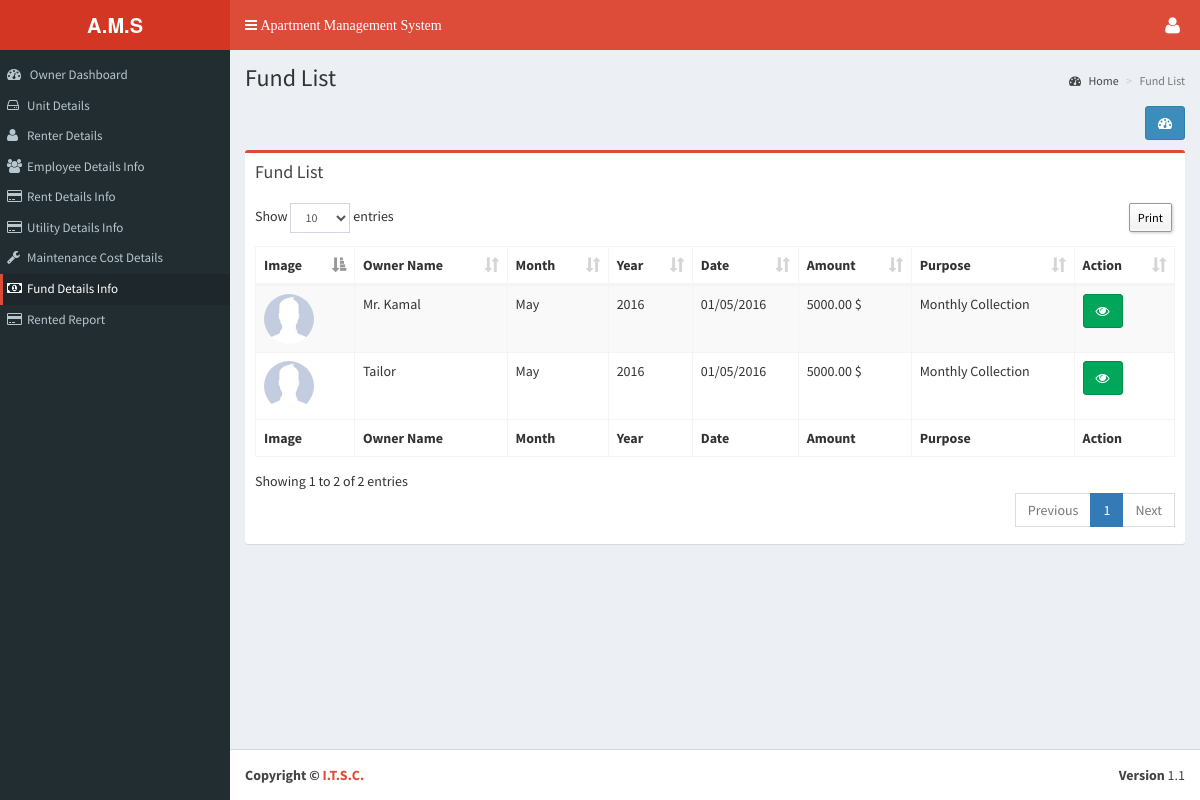
The page /o_dashboard/fund_list.php (signed in) on the database its author committed.
### tables this page shows
CREATE TABLE `tbl_add_fund` (
  `fund_id` int(11) NOT NULL,
  `owner_id` int(11) NOT NULL,
  `month_id` int(11) NOT NULL,
  `xyear` varchar(200) NOT NULL,
  `f_date` varchar(200) NOT NULL,
  `total_amount` decimal(15,2) NOT NULL DEFAULT '0.00',
  `purpose` varchar(400) NOT NULL,
  `branch_id` int(11) NOT NULL,
  `added_date` timestamp NOT NULL DEFAULT CURRENT_TIMESTAMP
);

CREATE TABLE `tbl_add_owner` (
  `ownid` int(11) NOT NULL,
  `o_name` varchar(200) NOT NULL,
  `o_email` varchar(200) NOT NULL,
  `o_contact` varchar(200) NOT NULL,
  `o_pre_address` varchar(500) NOT NULL,
  `o_per_address` varchar(500) NOT NULL,
  `o_nid` varchar(200) NOT NULL,
  `o_password` varchar(200) NOT NULL,
  `image` varchar(200) NOT NULL,
  `branch_id` int(11) NOT NULL,
  `created_date` timestamp NOT NULL DEFAULT CURRENT_TIMESTAMP
);

CREATE TABLE `tbl_add_month_setup` (
  `m_id` int(11) NOT NULL,
  `month_name` varchar(200) NOT NULL,
  `added_date` timestamp NOT NULL DEFAULT CURRENT_TIMESTAMP
);

CREATE TABLE `tbl_add_year_setup` (
  `y_id` int(11) NOT NULL,
  `xyear` varchar(200) NOT NULL,
  `added_date` timestamp NOT NULL DEFAULT CURRENT_TIMESTAMP
);

### language/English/lang_left_menu.php (called while the page is built, shortened)
<?php
$_data['menu_dashboard'] 					= "Dashboard";
$_data['menu_floor'] 						= "Floor Information";
$_data['menu_floor_list'] 					= "Floor List";
$_data['menu_floor_add'] 					= "Add Floor";
$_data['menu_unit_information'] 			= "Unit Information";
$_data['menu_unit_list'] 					= "Unit List";
$_data['menu_add_unit'] 					= "Add Unit";
$_data['menu_owner_information'] 			= "Owner Information";
$_data['menu_owner_list'] 					= "Owner List";
$_data['menu_add_owner'] 					= "Add Owner";
$_data['menu_renter_information'] 			= "Renter Information";
$_data['menu_renter_list'] 					= "Renter List";
$_data['menu_add_renter'] 					= "Add Renter";
$_data['menu_employee_information'] 		= "Employee Information";
$_data['menu_employee_list'] 				= "Employee List";
$_data['menu_add_employee'] 				= "Add Employee";
$_data['menu_rent_collection'] 				= "Rent Collection";
$_data['menu_rent_list'] 					= "Rent List";
$_data['menu_add_rent'] 					= "Add Rent";
$_data['menu_owner_utility'] 				= "Owner Utility";
$_data['menu_owner_utility_list'] 			= "Owner Utility List";
$_data['menu_add_owner_utility'] 			= "Add Owner Utility";
$_data['menu_maintenance_cost'] 			= "Maintenance Cost";
$_data['menu_maintenance_cost_list'] 		= "Maintenance Cost List";
$_data['menu_add_maintenance_cost'] 		= "Add Maintenance Cost";
$_data['menu_management_committee'] 		= "Management Committee";
$_data['menu_member_list'] 					= "Member List";
$_data['menu_add_member'] 					= "Add Member";
$_data['menu_fund'] 						= "Fund";
$_data['menu_fund_list'] 					= "Fund List";
$_data['menu_add_fund'] 					= "Add Fund";
$_data['menu_bill'] 						= "Bill";
$_data['menu_bill_list'] 					= "Bill List";
$_data['menu_add_bill'] 					= "Add Bill";
$_data['menu_building_info'] 				= "Building Info";
$_data['menu_complain'] 					= "Complain";
$_data['menu_complain_list'] 				= "Complain List";
$_data['menu_add_complain'] 				= "Add Complain";
$_data['menu_visitor'] 						= "Visitor";
$_data['menu_visitor_list'] 				= "Visitor List";
$_data['menu_add_visitor'] 					= "Add Visitor";
$_data['menu_report'] 						= "Report";
$_data['menu_fair_report'] 					= "Fare Report";
$_data['menu_rented_report'] 				= "Rented Report";
$_data['menu_visitors_report'] 				= "Visitors Report";
$_data['menu_complain_report'] 				= "Complain Report";
$_data['menu_unit_status_report'] 			= "Unit Status Report";
$_data['menu_fund_status'] 					= "Fund Status";
$_data['menu_bill_report'] 					= "Bill Report";
$_data['menu_settings'] 					= "Settings";
$_data['menu_bill_setup'] 					= "Bill Setup";
$_data['menu_utility_bill'] 				= "Utility Bill";
$_data['menu_employee_setup'] 				= "Employee Salary";
$_data['menu_management_member_type'] 		= "Management Member Type";
$_data['menu_month_setup'] 					= "Month Setup";
$_data['menu_year_setup'] 					= "Year Setup";
$_data['menu_language_setup'] 				= "System Setup";
$_data['menu_branch'] 						= "Branch";
$_data['menu_add_branch'] 					= "Add Branch";
$_data['menu_branch_list'] 					= "Branch List";
?>

### o_dashboard/fund_list.php (the view, shortened to what this page needs)
<?php include('../header_owner.php');
?>
<section class="content-header">
  <h1> <?php echo $_data['text_1'];?> </h1>
  <ol class="breadcrumb">
    <li><a href="<?php echo WEB_URL?>dashboard.php"><i class="fa fa-dashboard"></i> <?php echo $_data['home_breadcam'];?></a></li>
    <li class="active"><?php echo $_data['text_1'];?></li>
  </ol>
</section>
<section class="content">
<div class="row">
  <div class="col-xs-12">
    <div align="right" style="margin-bottom:1%;"> <a class="btn btn-primary" data-toggle="tooltip" href="<?php echo WEB_URL; ?>o_dashboard.php" data-original-title="<?php echo $_data['owner_dashboard'];?>"><i class="fa fa-dashboard"></i></a> </div>
    <div class="box box-danger">
      <div class="box-header">
        <h3 class="box-title"><?php echo $_data['text_1'];?></h3>
      </div>
      <div class="box-body">
        <table class="table sakotable table-bordered table-striped dt-responsive">
          <thead>
            <tr>
              <th><?php echo $_data['image'];?></th>
              <th><?php echo $_data['text_2'];?></th>
              <th><?php echo $_data['text_3'];?></th>
              <th><?php echo $_data['text_4'];?></th>
              <th><?php echo $_data['text_5'];?></th>
              <th><?php echo $_data['text_6'];?></th>
              <th><?php echo $_data['text_7'];?></th>
              <th><?php echo $_data['action_text'];?></th>
            </tr>
          </thead>
          <tbody>
        <?php
		$result = mysql_query("Select *,ow.o_name,ow.image,m.month_name,y.xyear as y_xyear from tbl_add_fund fu inner join tbl_add_owner ow on ow.ownid = fu.owner_id inner join tbl_add_month_setup m on m.m_id = fu.month_id inner join tbl_add_year_setup y on y.y_id = fu.xyear order by fund_id desc",$link);
				while($row = mysql_fetch_array($result)){
					$image = WEB_URL . 'img/no_image.jpg';
				?>
            <tr>
            <td><img class="photo_img_round" style="width:50px;height:50px;" src="<?php echo $image;  ?>" /></td>
            <td><?php echo $row['o_name']; ?></td>
            <td><?php echo $row['month_name']; ?></td>
            <td><?php echo $row['y_xyear']; ?></td>
            <td><?php echo $row['f_date']; ?></td>
			<td><?php echo $row['total_amount'].' '.CURRENCY; ?></td>
            <td><?php echo $row['purpose']; ?></td>
            <td>
            <a class="btn btn-success" data-toggle="tooltip" href="javascript:;" onclick="$('#nurse_view_<?php echo $row['fund_id']; ?>').modal('show');" data-original-title="Details View"><i class="fa fa-eye"></i></a>
            </td>
            </tr>
            <?php } mysql_close($link); ?>
          </tbody>
          <tfoot>
            <tr>
              <th>Image</th>
              <th>Owner Name</th>
              <th>Month</th>
              <th>Year</th>
              <th>Date</th>
              <th>Amount</th>
              <th>Purpose</th>
              <th>Action</th>
            </tr>
          </tfoot>
        </table>
      </div>
    </div>
  </div>
</div>
<?php include('../footer.php'); ?>

### rows shown on the page
tbl_add_fund: tbl_add_owner.o_name "Mr. Kamal", tbl_add_month_setup.month_name "May", tbl_add_year_setup.xyear "2016", f_date "01/05/2016", total_amount "5000.00", purpose "Monthly Collection"
tbl_add_fund: tbl_add_owner.o_name "Tailor", tbl_add_month_setup.month_name "May", tbl_add_year_setup.xyear "2016", f_date "01/05/2016", total_amount "5000.00", purpose "Monthly Collection"

### other values the page prints
$_data['text_1'] "Owner Dashboard"
$_data['text_2'] "Unit Details"
$_data['text_3'] "Renter Details"
$_data['text_4'] "Employee Details Info"
$_data['text_5'] "Rent Details Info"
$_data['text_6'] "Utility Details Info"
$_data['text_7'] "Maintenance Cost Details"
$_data['text_8'] "Fund Details Info"
$_data['text_9'] "Rented Report"
$_data['text_1'] "Fund List"
$_data['home_breadcam'] "Home"
$_data['image'] "Image"
$_data['text_2'] "Owner Name"
$_data['text_3'] "Month"
$_data['text_4'] "Year"
